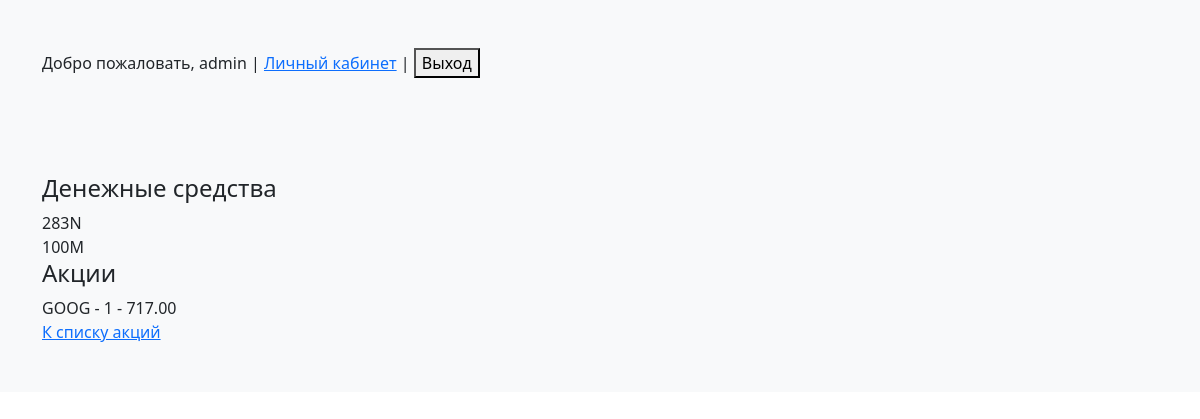
The app's page /stock/account/ (signed in), older data.
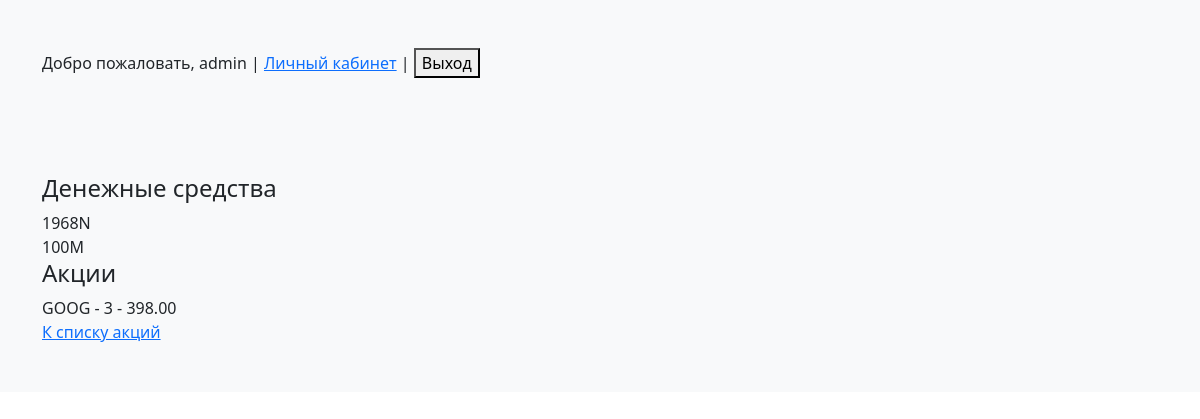
The same page, newer data.
### stock/models.py (models this page shows, shortened)
class Stock(models.Model):
    name = models.CharField(max_length=40)
    ticker = models.CharField(max_length=4, default="NULL")
    description = models.TextField(null=True, blank=True)
    currency = models.ForeignKey('Currency', null=True, on_delete=models.SET_NULL)
    logo = models.ImageField(null=True, blank=True)

class AccountStock(models.Model):
    account = models.ForeignKey(Account, on_delete=models.CASCADE)
    stock = models.ForeignKey(Stock, on_delete=models.CASCADE)
    amount = models.IntegerField(default=0)
    average_buy_cost = models.DecimalField(null=True, blank=True, decimal_places=2, max_digits=6)
    class Meta:
        unique_together = ['account', 'stock']

### stock/views.py (the view)
# urls.py: path('account/', account, name='account')
@login_required
def account(request):
    currencies = cache.get(f'currencies_{request.user.username}')
    stocks = cache.get(f'stocks_{request.user.username}')
    if currencies is None:
        print(currencies)
        currencies = [
            {
                'amount': acc_currency.amount,
                'sign': acc_currency.currency.sign
            } for acc_currency in request.user.account.accountcurrency_set.select_related('currency')
        ]
        cache.set(f'currencies_{request.user.username}', currencies, 300)
    if stocks is None:
        stocks = [
            {
                'ticker': acc_stock.stock.ticker,
                'amount': acc_stock.amount,
                'avg': acc_stock.average_buy_cost
            } for acc_stock in request.user.account.accountstock_set.select_related('stock').all()
        ]
        cache.set(f'stocks_{request.user.username}', stocks, 300)
    context = {
        'currencies': currencies,
        'stocks': stocks
    }
    return render(request, template_name='account.html', context=context)

### stock/templates/account.html
{% extends 'base.html' %}
{% block content %}
    <div>
        <h4>Денежные средства</h4>
        {% for acc_currency in currencies %}
            <div>{{ acc_currency.amount }}{{ acc_currency.sign }}</div>
        {% endfor %}
    </div>
    <div>
        <h4>Акции</h4>
        {% for acc_stock in stocks %}
            <div>{{ acc_stock.ticker }} - {{ acc_stock.amount }} - {{ acc_stock.avg }}</div>
        {% endfor %}
    </div>
    <div>
        <a href="{% url 'stock:list' %}">К списку акций</a>
    </div>
{% endblock %}

### stock/templates/base.html (shortened to what this page needs)
{% load static %}
<!doctype html>
<html lang="ru">
  <head>
    <link rel="stylesheet" href="{% static 'css/bootstrap.min.css' %}" />
  </head>
  <body>
    <main>
      <div class="py-5 bg-light">
        <div class="container">
          <div class="row row-cols-1">
            <div class="col">
              {% if user.is_authenticated %}
                <form method="post" action="{% url 'logout' %}">
  			<span>Добро пожаловать, {{ user.username }}</span> |
  			<a href="{% url 'stock:account' %}">Личный кабинет</a> |
  			<button type="submit">Выход</button>
		</form>
              {% else %}
                <a href="{% url 'login' %}">Вход</a>
              {% endif %}
            </div>
          </div>
        </div>
      </div>
      <div class="py-5 bg-light">
        <div class="container">
          <div class="row row-cols-1">
            <div class="col">
              {% block content %}{% endblock %}
            </div>
          </div>
        </div>
      </div>
    </main>
  </body>
</html>

Row changes from the older to the newer data that the page shows:
removed AccountStock: avg "717.00"
added AccountStock: avg "398.00"
Text that changed along with them:
new list line: "1968 N"
new list line: "GOOG"
new list line: "- 3 -"
list line gone: "283 N"
list line gone: "GOOG"
list line gone: "- 1 -"
